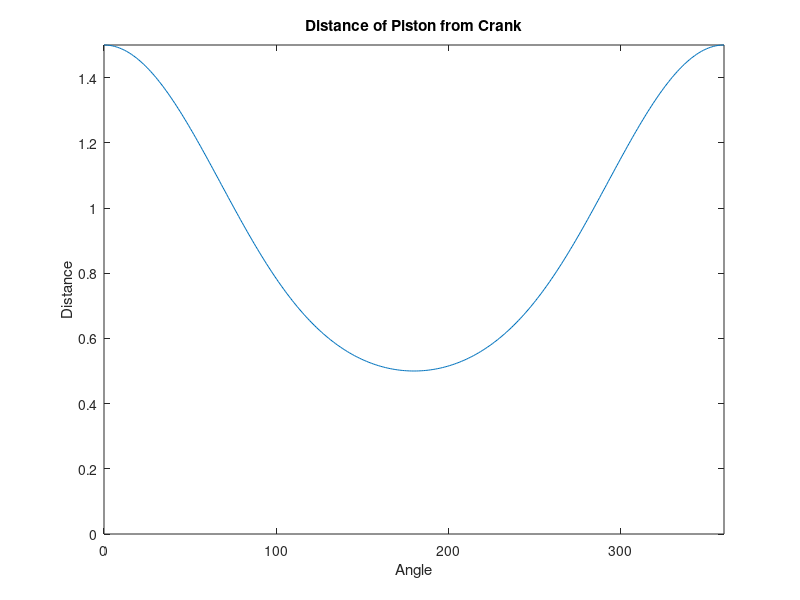

The MATLAB source for this figure:
%   Jeremy Muesing
%   ASEN 2012
%   HW1
%   9/5/14
%   
%   Statement:
%   Solving for distance from a crankshaft to piston
%   in terms of the angle betwen the vertical distance
%   and the crank.
%   Assumptions/Properties:
%   We are given that the connecting rod and crank are
%   1.0ft and 0.5ft respectively. Although the pupose
%   is to create optimal rod lengths, we assume they
%   are constant for this problem. At 0 degrees, the
%   distance is 1.5ft and at 180 it is 0.5ft.
%   Laws:
%   Using the law of sines, angle B and C can be
%   represented in terms of A. B=asin(sin(A)/2) &
%   C=180-A-B.
%   By using law of cosines, the distance can be
%   be calculated dependent of the angle A.
A = linspace(0,360,360); %Full rotation
d = sqrt(1.25-cosd(180-A-asind(sind(A)/2)));%Law of cosines
plot(A,d);
axis([0 360 0 1.5]);
xlabel('Angle');
ylabel('Distance');
title('Distance of Piston from Crank');
print
%   Graping the distance as a funciton of A we determined
%   that the distance varries as a sinusoidal function
%   undergoing simple harmonic motion from a high point
%   of 1.5ft and low of 0.5ft. The graph alos could be
%   represented as d=cos(A)+1 to achieve the same result.